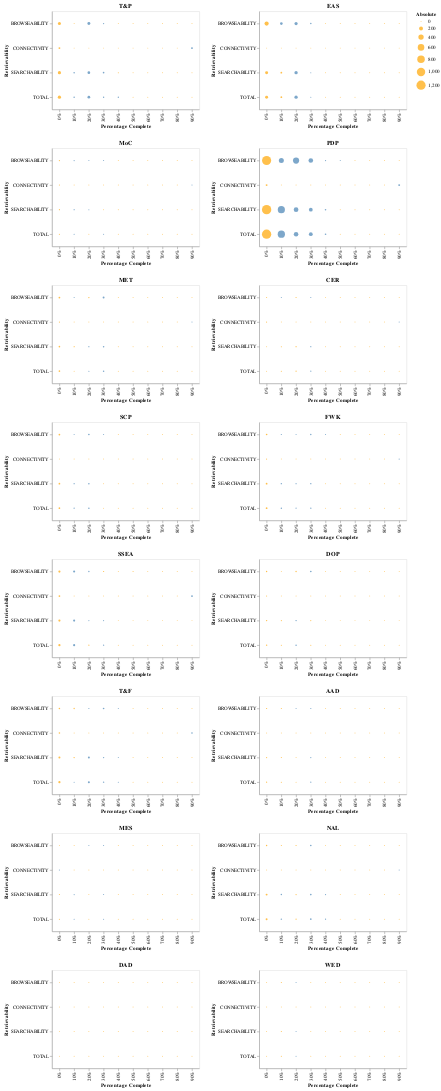

Notebook source saved alongside this figure:
### Code cell
import altair as alt
import numpy as np

ranges = [0,0.1,0.2,0.3,0.4,0.5,0.6,0.7,0.8,0.9,1]
count =0

dept_col_counts = None
depts = tidied_cur_df[' collectionCode'].unique()
charts = []
hcharts = []
for dept_code in depts:
  dept_diff_rows_df = pd.DataFrame()
  dept_cur_stats_df = tidied_cur_df.loc[tidied_cur_df[' collectionCode'] == dept_code]
  dept_prev_stats_df = tidied_prev_df.loc[tidied_prev_df[' collectionCode'] == dept_code]

  if(len(dept_cur_stats_df) < 10):
    # Ignore EXH and other errartic departments
    continue

  # Now need to loop over each completeness coll in turn
  for cur_column, prev_column in zip(dept_cur_stats_df.columns[1:], dept_prev_stats_df.columns[1:]):
        
    # Group into counts of percentages 0-10, 10-20, ... 90-100
    # dept_col_counts = dept_stats_df[column].value_counts(bins=10, sort=False)
    
    cur_dept_col_counts = dept_cur_stats_df[cur_column].groupby(pd.cut(dept_cur_stats_df[cur_column], ranges, labels=["0-10%","10-20%","20-30%","30-40%","40-50%","50-60%","60-70%","70-80%","80-90%","90-100%"], include_lowest=True)).count()
    prev_dept_col_counts = dept_prev_stats_df[prev_column].groupby(pd.cut(dept_prev_stats_df[prev_column], ranges, labels=["0-10%","10-20%","20-30%","30-40%","40-50%","50-60%","60-70%","70-80%","80-90%","90-100%"], include_lowest=True)).count()
    diff_dept_col_counts = cur_dept_col_counts.subtract(prev_dept_col_counts, fill_value=0)
    
    dept_diff_rows_df = dept_diff_rows_df.append(diff_dept_col_counts, ignore_index=False)
    
#    dept_col_counts.name = column
#    dept_rows_df = dept_rows_df.append(dept_col_counts, ignore_index=False)
    
  dept_diff_rows_df = dept_diff_rows_df.rename_axis('Retrievability').rename_axis('Percentages', axis='columns')
    # TO handle converting from CategoricalIndex - may change https://github.com/pandas-dev/pandas/issues/19136
  dept_diff_rows_df.columns = dept_diff_rows_df.columns.tolist()
 #   print(dept_rows_df)
  dept_diff_rows_df = dept_diff_rows_df.reset_index()

  dept_diff_rows_melt_df = dept_diff_rows_df.melt(id_vars=['Retrievability'], var_name='Percentage', value_name='Change')
  dept_diff_rows_melt_df.replace(0, np.nan, inplace=True) 

  chart = alt.Chart(dept_diff_rows_melt_df).mark_circle().encode(
    alt.X('Percentage:O', axis=alt.Axis(title="Percentage Complete")),
    alt.Y('Retrievability:O'),
    alt.Size('Quantity:Q'),
    alt.Color('Direction:N', scale=alt.Scale(domain=['Fewer Records', 'More Records'], range=['red', 'green'])),
    tooltip=['Change']
  ).transform_calculate(
      Quantity='abs(datum.Change)',
      Direction='if(datum.Change < 0, "Fewer Records", "More Records")'
  ).properties(title="%s" % (deptNames[dept_code]), width=300,height=200)
    
  charts.append(chart)
  if count > 0:
      hcharts.append(alt.hconcat(*charts))
      charts = []
      count = 0
  else:
      count += 1
        
hcharts.append(alt.hconcat(*charts))

alt.vconcat(*hcharts)
